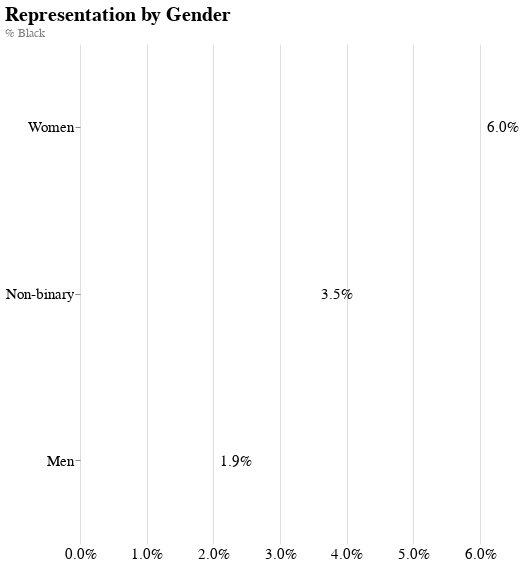

The notebook cell saved with this chart:
### Code cell
points = alt.Chart().mark_bar(cornerRadiusBottomRight=8, cornerRadiusTopRight=8, clip=True, color="#612b8a").encode(
    x=alt.X("data", 
            axis=alt.Axis(format=".1%", title=None, tickCount=5, tickSize=0, labelFlush=False, labelFontSize=15),
    ),
    y=alt.Y("labels", 
            axis=alt.Axis(title=None, labelFontSize=15), sort="-x"
           ),
    color=alt.Color("data", 
                scale=alt.Scale(scheme="inferno", domain=[0.005, 0.08]),
                legend=None)
)

text = alt.Chart().mark_text(
    align='left',
    baseline='middle',
    dx=10,
    dy=0,
    fontSize=15
).encode(
    text=alt.Text("data", format=".1%"),
    x="data",
    y=alt.Y("labels", sort="-x"),
)

chart = alt.layer(points, text, data=representation["Gender"]).properties(
    width=400,
    height=500,
    title={
        "text": "Representation by Gender", 
        "subtitle": "% Black",
        "subtitleColor": "gray"
    }
).configure_view(
    strokeWidth=0
).configure_title(
    anchor='start',
    offset=5,
    fontSize=20
).configure_axis(
    domain=False
)

chart.save("../images/representation_gender.png", method="selenium", webdriver="chrome", scale_factor=3.0)

chart

### Figure 1 — Vega-Lite specification as saved in the notebook (floating-point values rounded to 4 significant figures)
{"config": {"view": {"continuousWidth": 400, "continuousHeight": 300, "strokeWidth": 0}, "axis": {"domain": false}, "title": {"anchor": "start", "fontSize": 20, "offset": 5}}, "layer": [{"mark": {"type": "bar", "clip": true, "color": "#612b8a", "cornerRadiusBottomRight": 8, "cornerRadiusTopRight": 8}, "encoding": {"color": {"type": "quantitative", "field": "data", "legend": null, "scale": {"domain": [0.005, 0.08], "scheme": "inferno"}}, "x": {"type": "quantitative", "axis": {"format": ".1%", "labelFlush": false, "labelFontSize": 15, "tickCount": 5, "tickSize": 0, "title": null}, "field": "data"}, "y": {"type": "nominal", "axis": {"labelFontSize": 15, "title": null}, "field": "labels", "sort": "-x"}}}, {"mark": {"type": "text", "align": "left", "baseline": "middle", "dx": 10, "dy": 0, "fontSize": 15}, "encoding": {"text": {"type": "quantitative", "field": "data", "format": ".1%"}, "x": {"type": "quantitative", "field": "data"}, "y": {"type": "nominal", "field": "labels", "sort": "-x"}}}], "data": {"name": "data-ba5459acc69499dadc779ecc659c2a91"}, "height": 500, "title": {"text": "Representation by Gender", "subtitle": "% Black", "subtitleColor": "gray"}, "width": 400, "$schema": "https://vega.github.io/schema/vega-lite/v4.8.1.json", "datasets": {"data-ba5459acc69499dadc779ecc659c2a91": [{"labels": "Women", "data": 0.05962}, {"labels": "Non-binary", "data": 0.03458}, {"labels": "Men", "data": 0.01944}]}}
